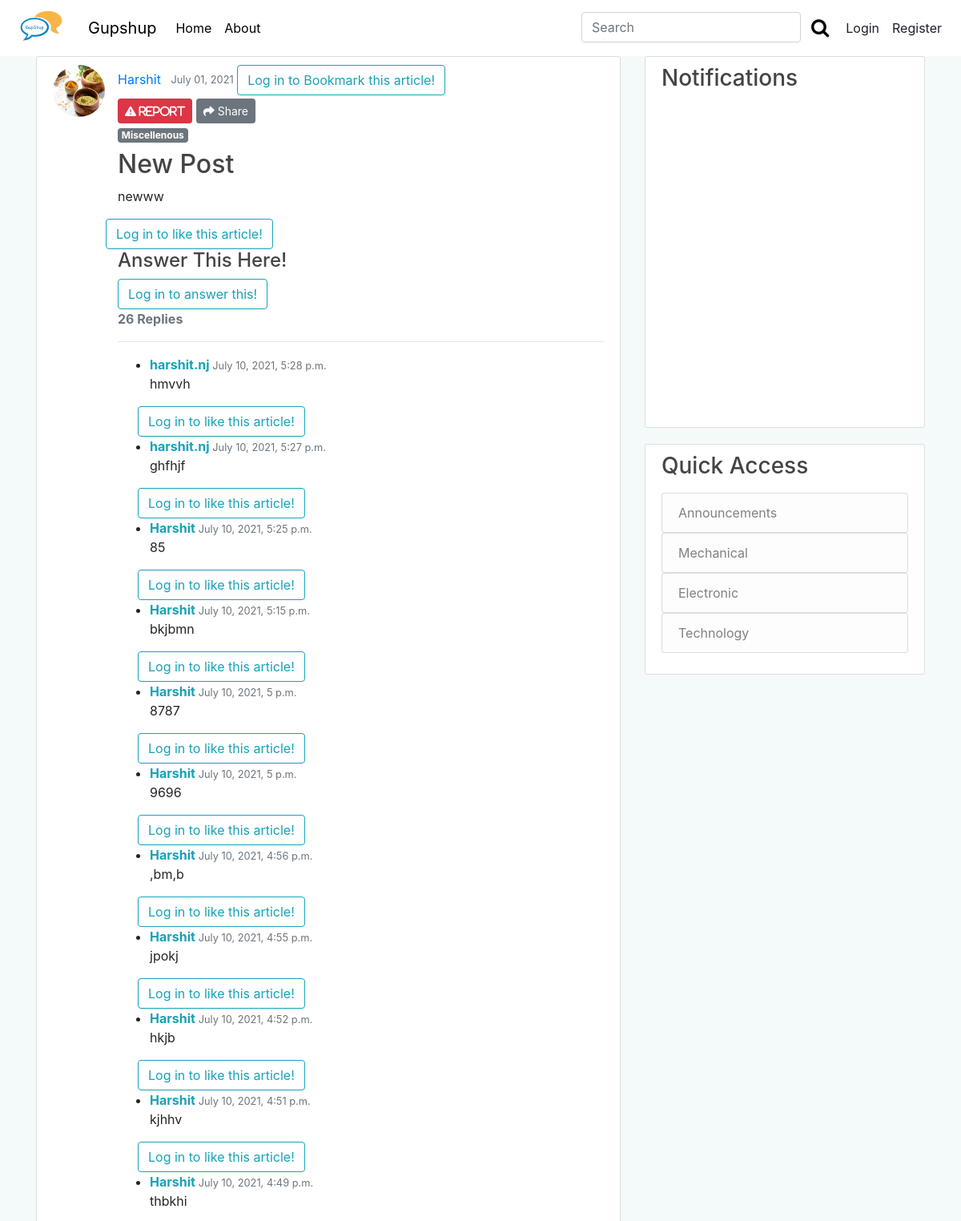
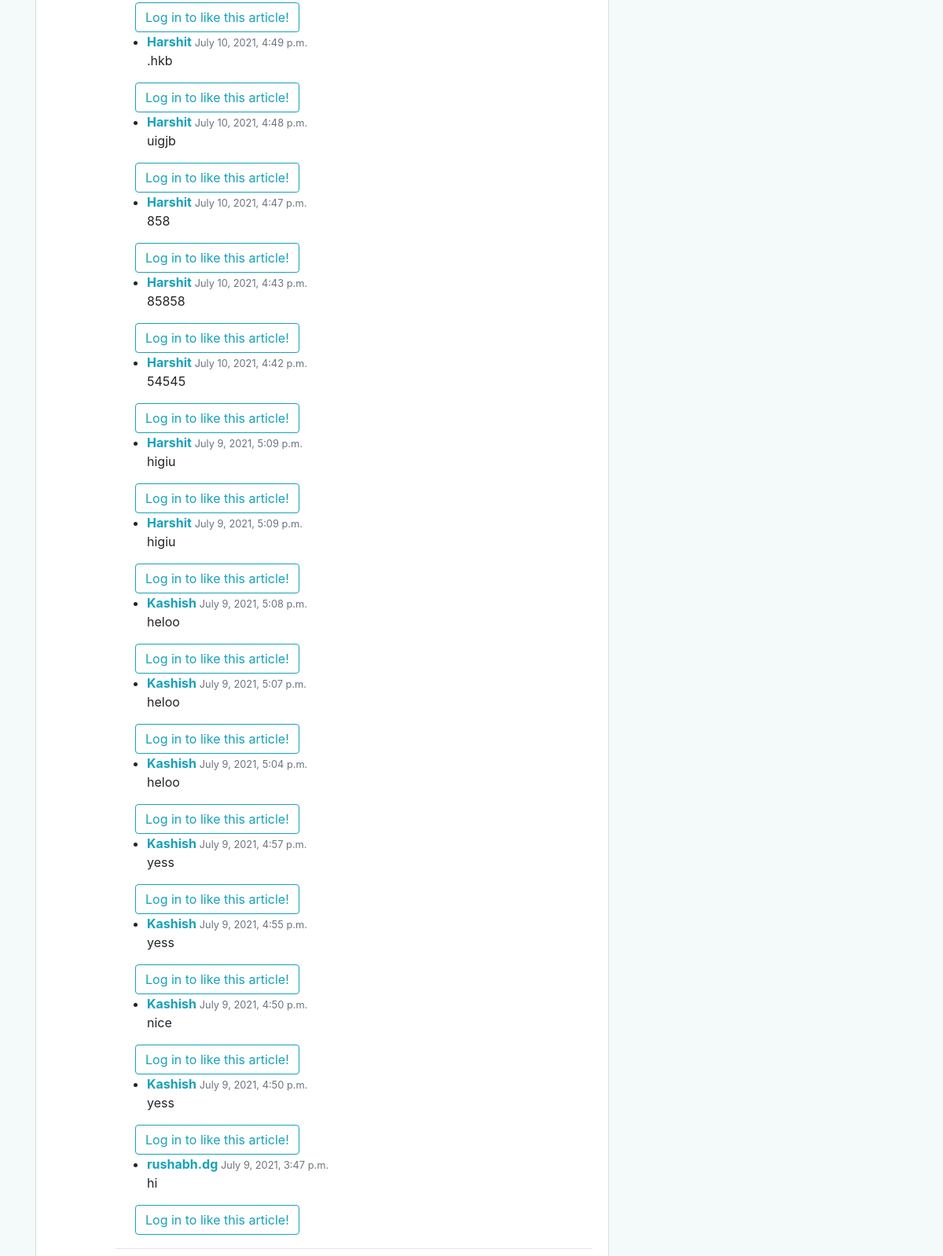
/post/96/, run on the app's committed database (2 pictures, top to bottom).
### blog/models.py (models this page shows, shortened)
class Post(models.Model):
    title = models.CharField(max_length=100)
    content = RichTextField()
    date_posted = models.DateTimeField(default=timezone.now)
    author = models.ForeignKey(User, on_delete=models.CASCADE)
    is_appropriate  = models.BooleanField(default = True)
    notice = models.CharField(max_length=100, default="This Post was DELETED",null=True, blank=True)
    category = models.CharField(
        max_length=20,
        choices=Category_choices,
        default='Miscellenous'
    )
    upvote = models.ManyToManyField(User, related_name='upvote',blank=True)
    downvote = models.ManyToManyField(User, related_name='downvote',blank=True)
    bookmark = models.ManyToManyField(User, related_name='bookmark',blank=True)
    def number_of_downvotes(self):
        return self.downvote.count()
    def number_of_upvotes(self):
        return self.upvote.count()
    @property
    def number_of_comments(self):
        return PostComment.objects.filter(post_connected=self).count()

class PostComment(models.Model):
    post_connected = models.ForeignKey(Post, related_name='comments', on_delete=models.CASCADE)
    author = models.ForeignKey(User, on_delete=models.CASCADE)
    comment = models.TextField()
    date_posted = models.DateTimeField(default=timezone.now)
    upvote_comment = models.ManyToManyField(User, related_name='upvote_comment',blank=True)
    downvote_comment = models.ManyToManyField(User, related_name='downvote_comment',blank=True)

### users/models.py (models this page shows, shortened)
class Profile(models.Model):
	user = models.OneToOneField(User, on_delete=models.CASCADE)
	image = models.ImageField(default='default2.png',upload_to='profile_pics')
	college = models.CharField(max_length = 20,choices=college_choices,default='KJSCE',blank=True, null=True)
	about = RichTextField(blank=True, null=True)
	image_url = models.URLField(default = "http://127.0.0.1:8000/media/default2.png")

### blog/views.py (the view, shortened to what this page needs)
# urls.py: path('post/<int:pk>/', PostDetailView.as_view(), name='post-detail'),
class PostDetailView(DetailView):
	model = Post
	def get_context_data(self, **kwargs):
		data = super().get_context_data(**kwargs)
		post_connected = get_object_or_404(Post, id=self.kwargs['pk'])
		upvoted = False
		downvoted = False
		bookmarked = False
		if post_connected.upvote.filter(id=self.request.user.id).exists():
			upvoted = True
		if post_connected.downvote.filter(id=self.request.user.id).exists():
			downvoted = True
		if post_connected.bookmark.filter(id=self.request.user.id).exists():
			bookmarked = True
		data['number_of_upvotes'] = post_connected.number_of_upvotes()
		data['number_of_downvotes'] = post_connected.number_of_downvotes()
		data['post_is_upvoted'] = upvoted
		data['post_is_downvoted'] = downvoted
		data['post_is_bookmarked'] = bookmarked
		data['post_connect']= self.kwargs['pk']
		comments_connected = PostComment.objects.filter(
			post_connected=self.get_object()).order_by('-date_posted')
		comment_new = []
		for c in comments_connected:
			upvoted_comment = False
			downvoted_comment = False
			if c.upvote_comment.filter(id=self.request.user.id).exists():
				upvoted_comment = True
			if c.downvote_comment.filter(id=self.request.user.id).exists():
				downvoted_comment = True
			comment_new.append([c.id, upvoted_comment, downvoted_comment])
		data['comments'] = comments_connected
		data['comment_status'] = comment_new
		if self.request.user.is_authenticated:
			data['comment_form'] = NewCommentForm(instance=self.request.user)
		return data

### blog/templates/blog/post_detail.html (shortened to what this page needs)
{% extends "blog/base.html" %}
{% load crispy_forms_tags%}
{% load social_share %}
{% block content %}
<article class="media content-section">
	<img class="rounded-circle article-img " src={{object.author.profile.image.url}}>
	<div class="media-body">
		<div class="article-metadata">
			<a class="mr-2" href="{% url 'user-posts' object.author.username %}">{{ object.author }}</a>
			<small class="text-muted">{{ object.date_posted|date:"F d, Y" }}</small>
			{% if user.is_authenticated %}
				{% if post_is_bookmarked%}
				<button type="submit" name="post_id" value="{{object.id}}" class="btn btn-lg bookmark-btn shadow-none" style="float: right;"><i
						class="fas fa-bookmark fa-2x btn-bookmark" style="color: red;" aria-hidden="true"></i></button>
				{% else %}
				<button type="submit" name="post_id" value="{{object.id}}" class="btn btn-lg bookmark-btn shadow-none " style="float: right;"><i
						class="far fa-bookmark fa-2x btn-bookmark" style="color: red;" aria-hidden="true"></i></button>
				{% endif %}
			{% else %}
			<a class="btn btn-outline-info" href="{% url 'login' %}?next={{request.path}}">Log in to Bookmark this
				article!</a><br>
			{% endif %}
			{% if object.author == user %}
			<div>
				<a class="btn btn-warning btn-sm mt-1 mb-1" href="{% url 'post-update' object.id %}"><i
						class="fa fa-pencil-square-o" aria-hidden="true"></i>&nbsp;Edit</a>
				<a class="btn btn-danger btn-sm mt-1 mb-1" href="{% url 'post-delete' object.id %}"><i
						class="fas fa-trash" aria-hidden="true">&nbsp;</i>Delete</a>
			{% else %}
				<button type="button" class="btn btn-danger btn-sm mt-1 mb-1" data-toggle="modal" data-target="#exampleModal">
					<i class='fas fa-exclamation-triangle'> Report</i>
				</button>
					{% endif%}
			<button type="button" class="btn btn-secondary btn-sm" data-toggle="modal" data-target="#exampleModalCenter">
			<i class="fas fa-share"></i> Share
			</button>
		<a href="{% url 'category' object.category %}"><h6><span class="badge badge-secondary">{{ object.category }}</span></h6></a>
		{% if object.is_appropriate%}
		<h2 class="article-title">{{ object.title | safe }} </h2>
		<p class="article-content">{{ object.content| safe }}</p>
		<div class='row'>
			{% if user.is_authenticated %}
			<div >
					{% if post_is_upvoted %}
					<button type="submit" name="post_id" value="{{object.id}}" class="btn btn-lg upvote_btn shadow-none"><i
							class="fas fa-thumbs-up btn_upvote" aria-hidden="true"></i></button>
					{% else %}
					<button type="submit" name="post_id" value="{{object.id}}" class="btn btn-lg upvote_btn shadow-none"><i
							class="far fa-thumbs-up btn_upvote" aria-hidden="true"></i></button>
					{% endif %}
			</div>
			<div class="my-2" >
				<strong class="text-xl-center" id='upvote_count'>{{ number_of_upvotes }}</strong>
			</div>
			<div>
					{% if post_is_downvoted %}
					<button type="submit" name="post_id" value="{{object.id}}" class="btn btn-lg downvote_btn shadow-none"><i
							class="fas fa-thumbs-down btn_downvote" aria-hidden="true"></i></button>
					{% else %}
					<button type="submit" name="post_id" value="{{object.id}}" class="btn btn-lg downvote_btn shadow-none"><i
							class="far fa-thumbs-down btn_downvote" aria-hidden="true"></i></button>
					{% endif %}
			</div>
			<div class="my-2" >
				<strong class="text-xl-center" id='downvote_count'>{{ number_of_downvotes }}</strong>
			</div>
			{% else %}
			<a class="btn btn-outline-info" href="{% url 'login' %}?next={{request.path}}">Log in to like this
				article!</a><br>
			{% endif %}
		</div>
		<h4>Answer This Here!</h4>
		<div id="comments_section">
			{% if user.is_authenticated %}
				<div class="form-group">
					<form action="{% url 'comment-ajax' %}" method="POST" id="comment-form">
					<textarea id="comment-content" name="comment-content" value = "{{object.id}}" rows="5" cols="80"> </textarea>
  					<br><br>
					  <button class="btn btn-info comment-form" type="submit">Continue Discussion <i
							class="fa fa-comments"></i></button>
					  </form>
				</div>
			{% else %}
			<a class="btn btn-outline-info" href="{% url 'login' %}?next={{request.path}}">Log in to answer
				this!</a><br>
			{% endif %}
			<div id='comment-loop'>
				{% include 'blog/comments.html' %}
			</div>
		{% else %}
		<h2 class="article-title">{{ object.notice | safe }} </h2>
		{% endif %}
		</div>
	</div>
</article>
{% endblock content %}

### blog/templates/blog/comments.html
{% if comments %}
				{% if  object.number_of_comments > 1 %}
			<strong class="text-secondary">{{ object.number_of_comments }} Replies</strong>
			{% else %}
				<strong class="text-secondary">{{ object.number_of_comments }} Reply</strong>
			{% endif %}
			<hr>
			<ul>
				{% for comment in comments %}
				<li>
					<div>
						<span>
							<strong class="text-info">{{ comment.author }} </strong>
							<small class="text-muted">{{ comment.date_posted }}</small>
						</span>
						<p>
							{{ comment.comment|safe }}
						</p>
					</div>
				<div class='row'>
			{% if user.is_authenticated %}
			<div >
					{% for com in comment_status%}
						{% if com.0 == comment.id %}
							{% if com.1  %}
								<button type="submit" name="comment_id" value="{{comment.id}}" class="btn btn-lg c-upvote-btn shadow-none"><i
								class="fas fa-thumbs-up c-btn-upvote" id="up{{comment.id}}" aria-hidden="true"></i></button>
							{% else %}
								<button type="submit" name="comment_id" value="{{comment.id}}" class="btn btn-lg c-upvote-btn shadow-none"><i
								class="far fa-thumbs-up c-btn-upvote"  id="up{{comment.id}}" aria-hidden="true"></i></button>
							{% endif %}
					{% endif %}
					{% endfor %}
			</div>
			<div class="my-2" >
				<strong class="text-xl-center" id="com-upvote-count{{comment.id}}">{{ comment.number_of_upvotes_comment }}</strong>
			</div>
			<div>
					{% for com in comment_status%}
						{% if com.0 == comment.id %}
							{% if com.2  %}
								<button type="submit" name="comment_id" value="{{comment.id}}" class="btn btn-lg c-downvote-btn shadow-none"><i
							class="fas fa-thumbs-down c-btn-downvote" id="down{{comment.id}}" aria-hidden="true"></i></button>
						{% else %}
						<button type="submit" name="comment_id" value="{{comment.id}}" class="btn btn-lg c-downvote-btn shadow-none"><i
							class="far fa-thumbs-down c-btn-downvote" id="down{{comment.id}}" aria-hidden="true"></i></button>
						{% endif %}
					{% endif %}
					{% endfor %}
			</div>
			<div class="my-2" >
				<strong class="text-xl-center" id="com-downvote-count{{comment.id}}">{{ comment.number_of_downvotes_comment  }}</strong>
			</div>
			{% else %}
			<a class="btn btn-outline-info" href="{% url 'login' %}?next={{request.path}}">Log in to like this
				article!</a><br>
			{% endif %}
		</div>
				</li>
				{% endfor %}
			</ul>
			{% else %}
			<strong class="text-secondary">No Replies...</strong>
			{% endif %}

### blog/static/blog/main.css (style rules this page uses)
body { background: #fafafa; color: #333333; margin-top: 5rem; }
h1, h2, h3, h4, h5, h6 { color: #444444; }
ul { margin: 0; }
.content-section { background: #ffffff; padding: 10px 20px; border: 1px solid #dddddd; border-radius: 3px; margin-bottom: 20px; }
.article-title { color: #444444; }
.article-content { white-space: pre-line; }
.article-img { height: 65px; width: 65px; margin-right: 16px; }
.article-metadata { padding-bottom: 1px; margin-bottom: 4px; border-bottom: 1px solid #e3e3e3 }

### data on the page
Post: author.profile.image (placeholder picture), author "Harshit", date_posted "July 01, 2021", category "Miscellenous", title "New Post", content "newww", number_of_comments "26"
PostComment: author "harshit.nj", date_posted "July 10, 2021, 5:28 p.m.", comment "hmvvh"
PostComment: author "harshit.nj", date_posted "July 10, 2021, 5:27 p.m.", comment "ghfhjf"
PostComment: author "Harshit", date_posted "July 10, 2021, 5:25 p.m.", comment "85"
PostComment: author "Harshit", date_posted "July 10, 2021, 5:15 p.m.", comment "bkjbmn"
PostComment: author "Harshit", date_posted "July 10, 2021, 5 p.m.", comment "8787"
PostComment: author "Harshit", date_posted "July 10, 2021, 5 p.m.", comment "9696"
PostComment: author "Harshit", date_posted "July 10, 2021, 4:56 p.m.", comment ",bm,b"
PostComment: author "Harshit", date_posted "July 10, 2021, 4:55 p.m.", comment "jpokj"
PostComment: author "Harshit", date_posted "July 10, 2021, 4:52 p.m.", comment "hkjb"
PostComment: author "Harshit", date_posted "July 10, 2021, 4:51 p.m.", comment "kjhhv"
PostComment: author "Harshit", date_posted "July 10, 2021, 4:49 p.m.", comment "thbkhi"
PostComment: author "Harshit", date_posted "July 10, 2021, 4:49 p.m.", comment ".hkb"
PostComment: author "Harshit", date_posted "July 10, 2021, 4:48 p.m.", comment "uigjb"
PostComment: author "Harshit", date_posted "July 10, 2021, 4:47 p.m.", comment "858"
PostComment: author "Harshit", date_posted "July 10, 2021, 4:43 p.m.", comment "85858"
PostComment: author "Harshit", date_posted "July 10, 2021, 4:42 p.m.", comment "54545"
PostComment: author "Harshit", date_posted "July 9, 2021, 5:09 p.m.", comment "higiu"
PostComment: author "Harshit", date_posted "July 9, 2021, 5:09 p.m.", comment "higiu"
PostComment: author "Kashish", date_posted "July 9, 2021, 5:08 p.m.", comment "heloo"
PostComment: author "Kashish", date_posted "July 9, 2021, 5:07 p.m.", comment "heloo"
PostComment: author "Kashish", date_posted "July 9, 2021, 5:04 p.m.", comment "heloo"
PostComment: author "Kashish", date_posted "July 9, 2021, 4:57 p.m.", comment "yess"
PostComment: author "Kashish", date_posted "July 9, 2021, 4:55 p.m.", comment "yess"
PostComment: author "Kashish", date_posted "July 9, 2021, 4:50 p.m.", comment "nice"
PostComment: author "Kashish", date_posted "July 9, 2021, 4:50 p.m.", comment "yess"
PostComment: author "rushabh.dg", date_posted "July 9, 2021, 3:47 p.m.", comment "hi"
